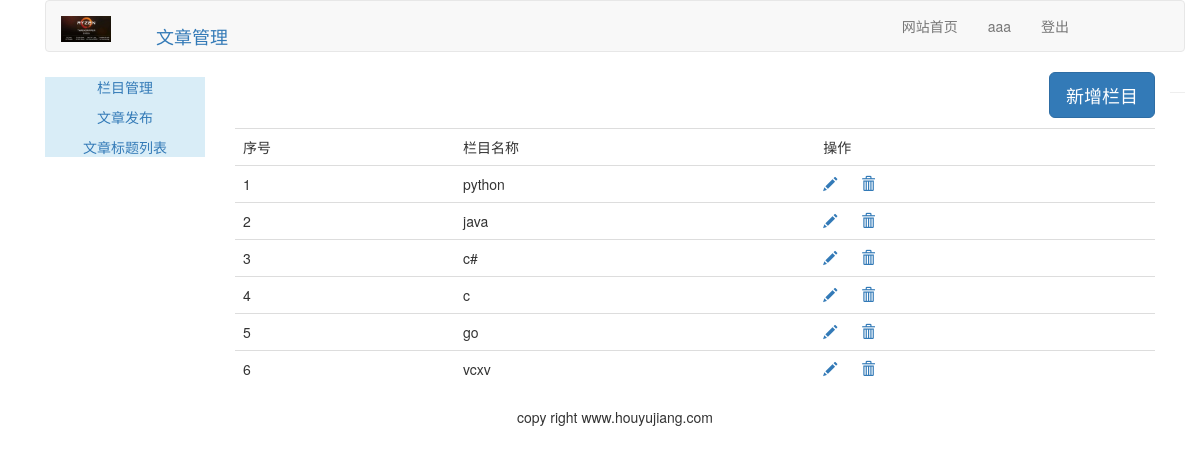
Screenshot of /article/article-cloumn/ (signed in) with the database file from the repository.
### article/models.py (models this page shows, shortened)
class ArticleColumn(models.Model):
    user = models.ForeignKey(User,related_name='article_column')
    column = models.CharField(max_length=200)
    created = models.DateField(auto_now_add=True)

### article/views.py (the view, shortened to what this page needs)
@login_required(login_url='/account/login')
@csrf_exempt
def article_column(request):
    if request.method == 'GET':
        columns = ArticleColumn.objects.filter(user = request.user)
        column_form = ArticleColumnForm()
        return render(request,'article/column/article_column.html',{'columns':columns,'column_form':column_form})

### templates/article/column/article_column.html (shortened to what this page needs)
{% extends 'article/base.html' %}
{% load staticfiles %}
{% block content %}
<div >
    <p class="text-right"><button id="add_column" onclick="add_column()" class="btn btn-primary btn-lg">新增栏目</button></p>
    <table class="table table-hover">
        <tr>
            <td>序号</td>
            <td>栏目名称</td>
            <td>操作</td>
        </tr>
        {% for column in columns %}
        <tr>
            <td>{{ forloop.counter }}</td>
            <td>{{ column.column }}</td>
            <td>
                <a name="edit" href="javascript:" onclick="edit_column(this,{{ column.id }})">
                    <span class="glyphicon glyphicon-pencil"></span>
                </a>
                <a name="delete" href="javascript:" onclick="del_column(this,{{ column.id }})">
                    <span class="glyphicon glyphicon-trash" style="margin-left: 20px"></span>
                </a>
            </td>
        </tr>
            {% empty %}
            <p>还没有设置栏目，博主太懒了</p>
        {% endfor %}
    </table>
</div>
{% endblock %}

### templates/article/header.html (shortened to what this page needs)
{% load staticfiles %}
<div class="container" style="color: red">
    <nav class="navbar navbar-default" role="navigation" >
        <div class="navbar-header">
            <a class="navbar-brand" href="1" >
                <img  src="{% static '/images/w.jpg' %}" width="50px">
            </a>
        </div>
        <div>
            <ul class="nav navbar-brand" role="tablist">
                <li><a href="{% url 'article:article_column' %}">文章管理</a> </li>
            </ul>
            <ul class="nav navbar-nav navbar-right" style="margin-right: 100px">
                <li>
                    <a href="{% url 'blog:blog_title' %}">网站首页</a>
                </li>
                <li>
                    <a> <span>{{ user.username }}</span></a>
                </li>
                <li>
                    <a href="{% url 'account:user_logout' %}">登出</a>
                </li>
            </ul>
        </div>
    </nav>
</div>

### rows the page displays
ArticleColumn: column "python"
ArticleColumn: column "java"
ArticleColumn: column "c#"
ArticleColumn: column "c"
ArticleColumn: column "go"
ArticleColumn: column "vcxv"

### other values shown
{{ user.username }} "aaa"
